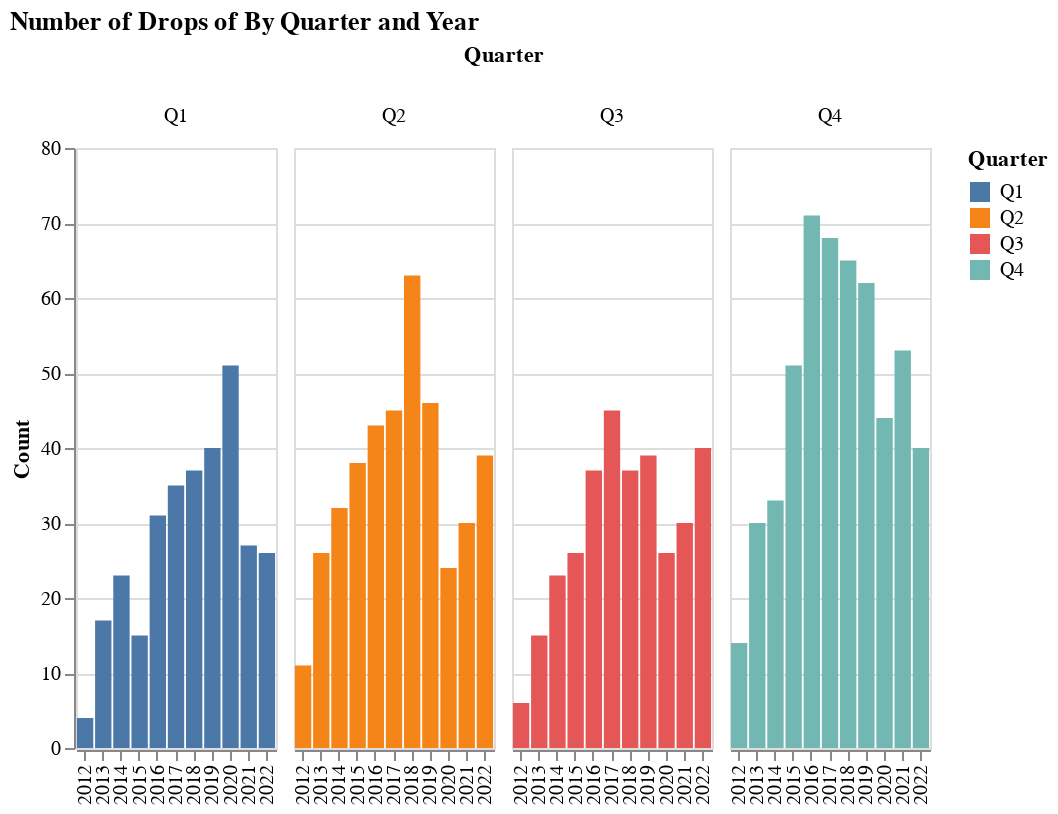

Notebook code for this chart:
### Markdown cell above
## Drops breakdown by quarter

And finally, a at a breakdown of drops by quarter, where another trend seems to be developing. In the past, Q4 was noticeably the biggest quarter in terms of drops. But this year, drops were pretty evenly distributed over Qs 2, 3, and 4 (Q1 has generally been smaller than other quarters and this year was not an exception in this regard).

### Code cell
tdf = df_all.groupby(['Quarter', 'Year']).count()['Release'].reset_index()
# tdf = ytd_df.groupby(['Quarter', 'Year']).count()['Release'].reset_index()
tdf = tdf.rename(columns={"Release": "Count"})
alt.Chart(tdf, width=100).mark_bar().encode(
    x=alt.X('Year:N', sort=kind_sort_order, title=None),
    y='Count:Q',
    color=alt.Color('Quarter:N', sort=kind_sort_order),
    column='Quarter:O',
    tooltip=['Year', 'Count']
).configure_facet(spacing=7).properties(title=f"Number of Drops of By Quarter and Year")

### Figure 1 — Vega-Lite specification as saved in the notebook (floating-point values rounded to 4 significant figures)
{"$schema": "https://vega.github.io/schema/vega-lite/v4.17.0.json", "config": {"facet": {"spacing": 7}, "view": {"continuousHeight": 300, "continuousWidth": 400}}, "data": {"name": "data-5e8eea66219ebdce10873c78e49689d3"}, "datasets": {"data-5e8eea66219ebdce10873c78e49689d3": [{"Count": 4, "Quarter": "Q1", "Year": 2012}, {"Count": 17, "Quarter": "Q1", "Year": 2013}, {"Count": 23, "Quarter": "Q1", "Year": 2014}, {"Count": 15, "Quarter": "Q1", "Year": 2015}, {"Count": 31, "Quarter": "Q1", "Year": 2016}, {"Count": 35, "Quarter": "Q1", "Year": 2017}, {"Count": 37, "Quarter": "Q1", "Year": 2018}, {"Count": 40, "Quarter": "Q1", "Year": 2019}, {"Count": 51, "Quarter": "Q1", "Year": 2020}, {"Count": 27, "Quarter": "Q1", "Year": 2021}, {"Count": 26, "Quarter": "Q1", "Year": 2022}, {"Count": 11, "Quarter": "Q2", "Year": 2012}, {"Count": 26, "Quarter": "Q2", "Year": 2013}, {"Count": 32, "Quarter": "Q2", "Year": 2014}, {"Count": 38, "Quarter": "Q2", "Year": 2015}, {"Count": 43, "Quarter": "Q2", "Year": 2016}, {"Count": 45, "Quarter": "Q2", "Year": 2017}, {"Count": 63, "Quarter": "Q2", "Year": 2018}, {"Count": 46, "Quarter": "Q2", "Year": 2019}, {"Count": 24, "Quarter": "Q2", "Year": 2020}, {"Count": 30, "Quarter": "Q2", "Year": 2021}, {"Count": 39, "Quarter": "Q2", "Year": 2022}, {"Count": 6, "Quarter": "Q3", "Year": 2012}, {"Count": 15, "Quarter": "Q3", "Year": 2013}, {"Count": 23, "Quarter": "Q3", "Year": 2014}, {"Count": 26, "Quarter": "Q3", "Year": 2015}, {"Count": 37, "Quarter": "Q3", "Year": 2016}, {"Count": 45, "Quarter": "Q3", "Year": 2017}, {"Count": 37, "Quarter": "Q3", "Year": 2018}, {"Count": 39, "Quarter": "Q3", "Year": 2019}, {"Count": 26, "Quarter": "Q3", "Year": 2020}, {"Count": 30, "Quarter": "Q3", "Year": 2021}, {"Count": 40, "Quarter": "Q3", "Year": 2022}, {"Count": 14, "Quarter": "Q4", "Year": 2012}, {"Count": 30, "Quarter": "Q4", "Year": 2013}, {"Count": 33, "Quarter": "Q4", "Year": 2014}, {"Count": 51, "Quarter": "Q4", "Year": 2015}, {"Count": 71, "Quarter": "Q4", "Year": 2016}, {"Count": 68, "Quarter": "Q4", "Year": 2017}, {"Count": 65, "Quarter": "Q4", "Year": 2018}, {"Count": 62, "Quarter": "Q4", "Year": 2019}, {"Count": 44, "Quarter": "Q4", "Year": 2020}, {"Count": 53, "Quarter": "Q4", "Year": 2021}, {"Count": 40, "Quarter": "Q4", "Year": 2022}]}, "encoding": {"color": {"field": "Quarter", "sort": ["Bottom", "Top", "Layer"], "type": "nominal"}, "column": {"field": "Quarter", "type": "ordinal"}, "tooltip": [{"field": "Year", "type": "quantitative"}, {"field": "Count", "type": "quantitative"}], "x": {"field": "Year", "sort": ["Bottom", "Top", "Layer"], "title": null, "type": "nominal"}, "y": {"field": "Count", "type": "quantitative"}}, "mark": "bar", "title": "Number of Drops of By Quarter and Year", "width": 100}
